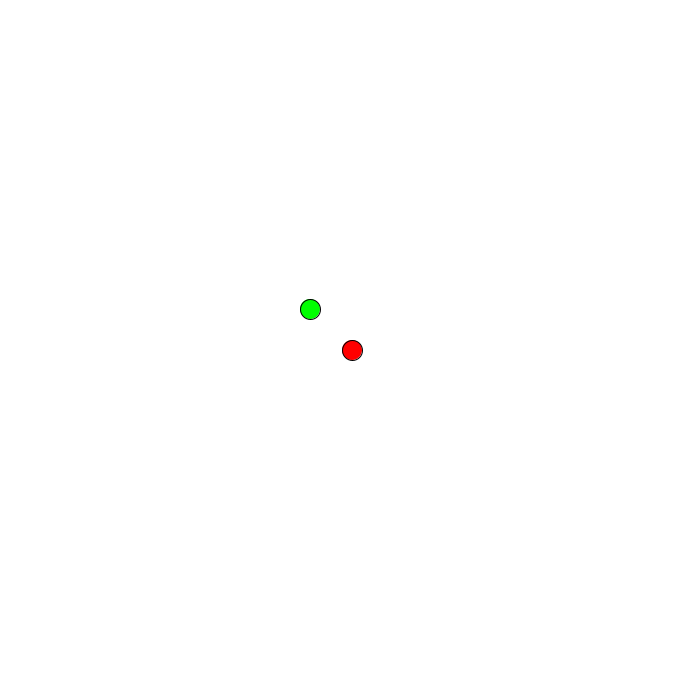
Frame 1 (no input)
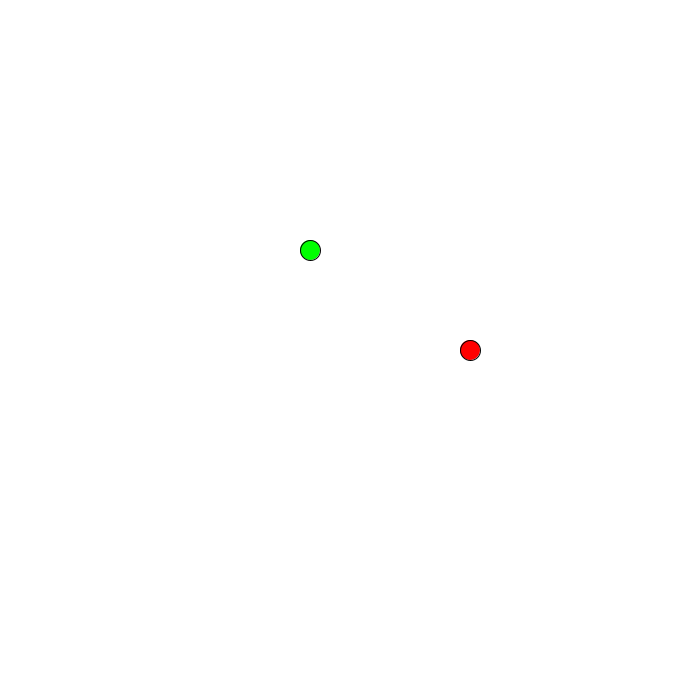
Frame 60 (the mouse pressed at the canvas centre just before this capture)
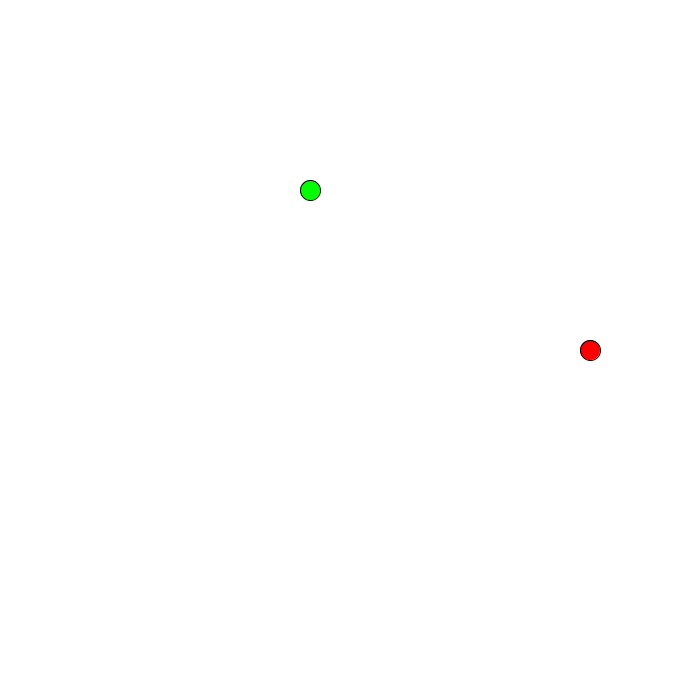
Frame 120 (the mouse held since frame 60 and released just before this capture)

The Processing sketch that drew these frames (run headless with seeded random() and noise(); from frame 60 on, the mouse is pressed at the canvas centre):

// Processing sketch: sketch_00_classes_objects_basics
// ── sketch_00_classes_objects_basics.pde
class Point2D {
  float x;
  float y;
  
  Point2D(float x, float y) {
    this.x = x;
    this.y = y;
  }
  
  void move(float x, float y) {
    this.x += x;
    this.y += y;
  }
  
}

Point2D p1;
Point2D p2;

void setup() {
  size(700, 700);
  smooth(8);
  
  p1 = new Point2D(width/2.0, height/2.0);
  p2 = new Point2D(width/2.0 - 40, height/2.0 - 40);

}


void draw() {
  background(255);
  p1.move(2, 0);
  p2.move(0, -1);
  
  fill(255, 0, 0);
  ellipse(p1.x, p1.y, 20, 20);
  
  fill(0, 255, 0);
  ellipse(p2.x, p2.y, 20, 20);
}
